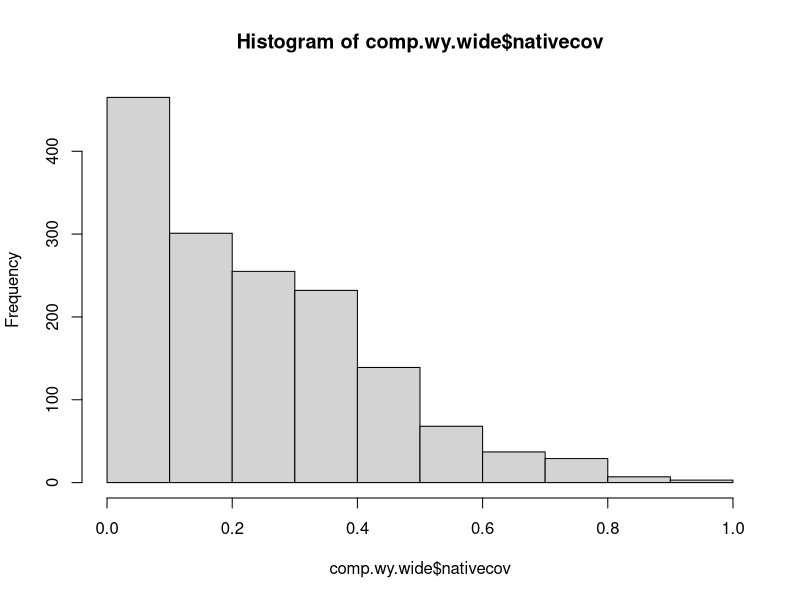
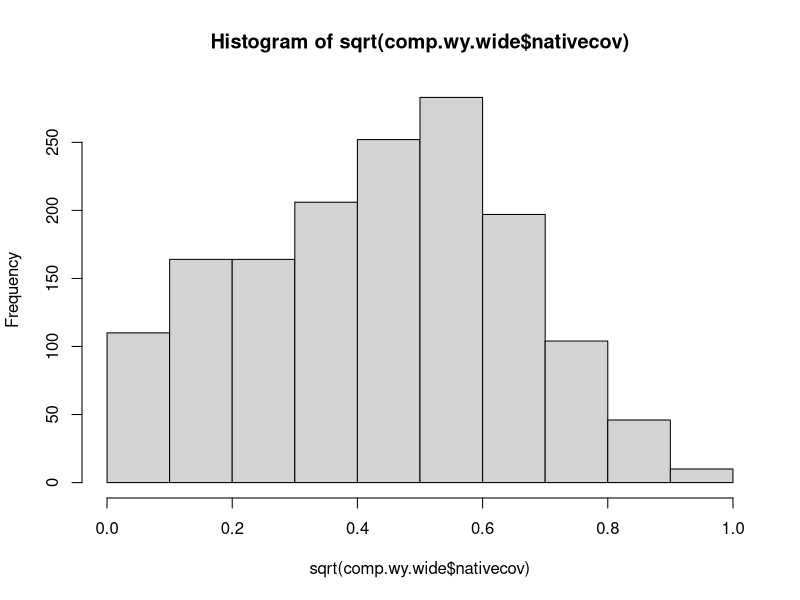
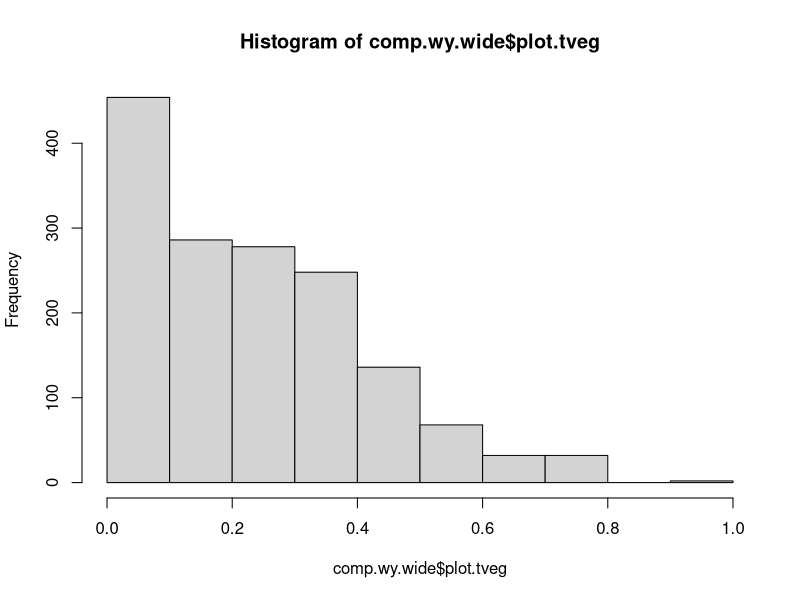
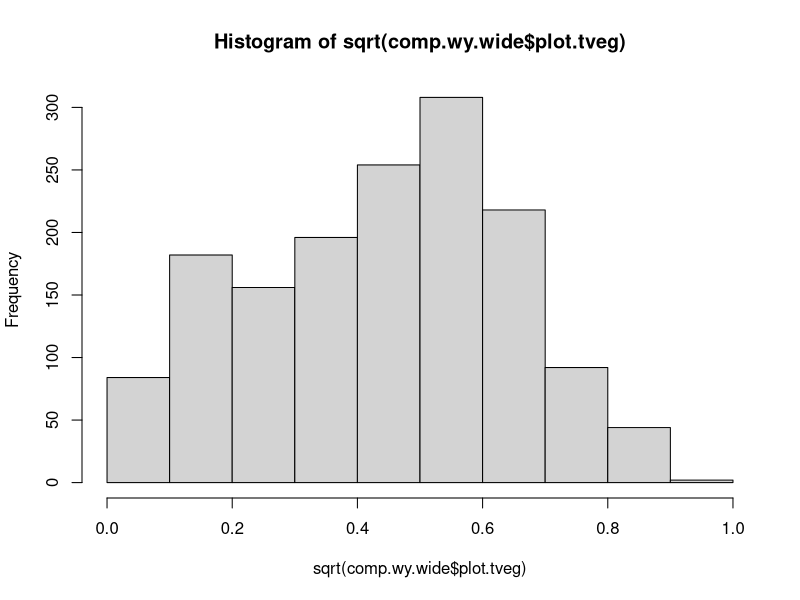
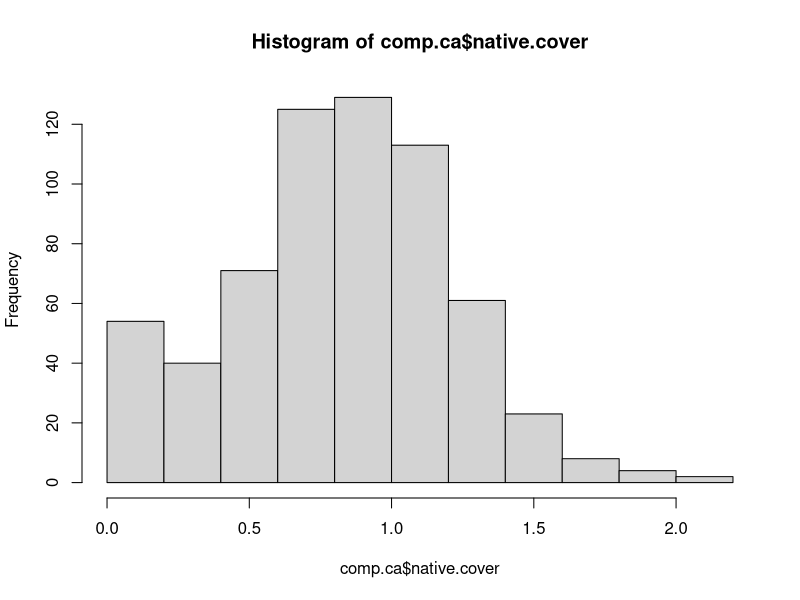
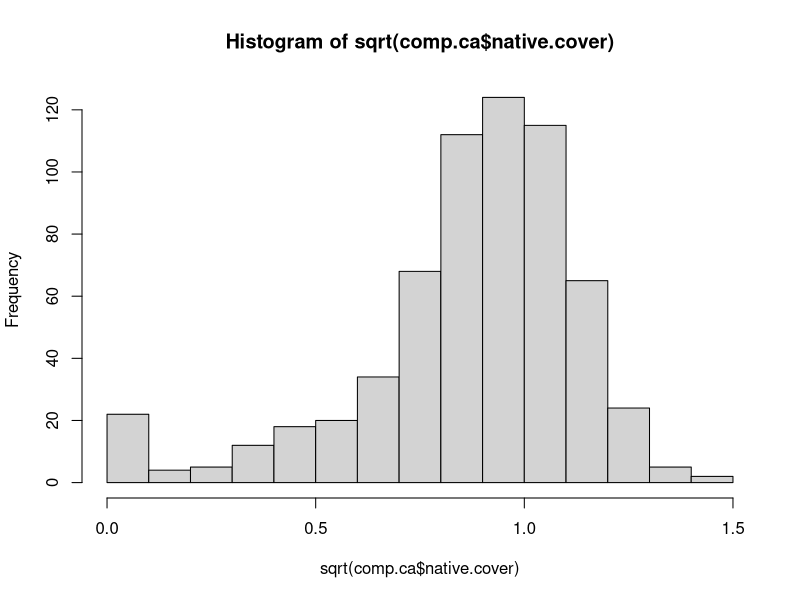
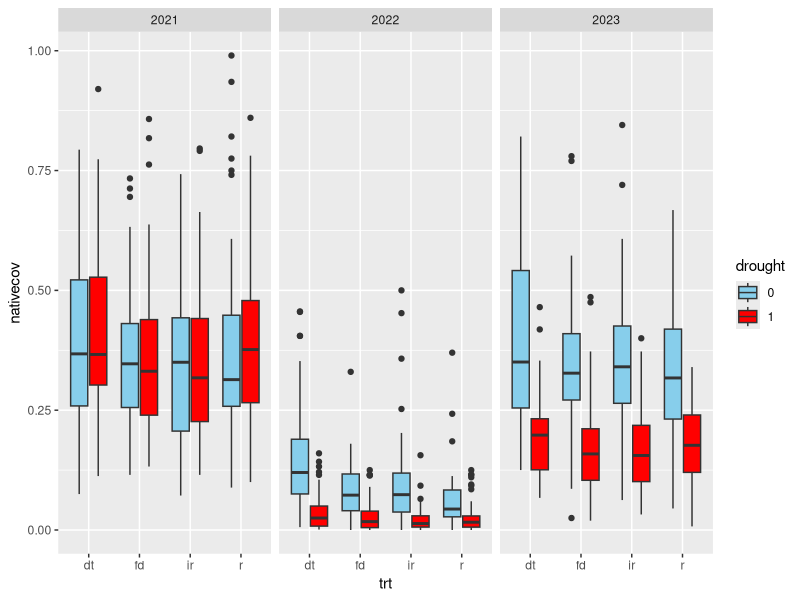
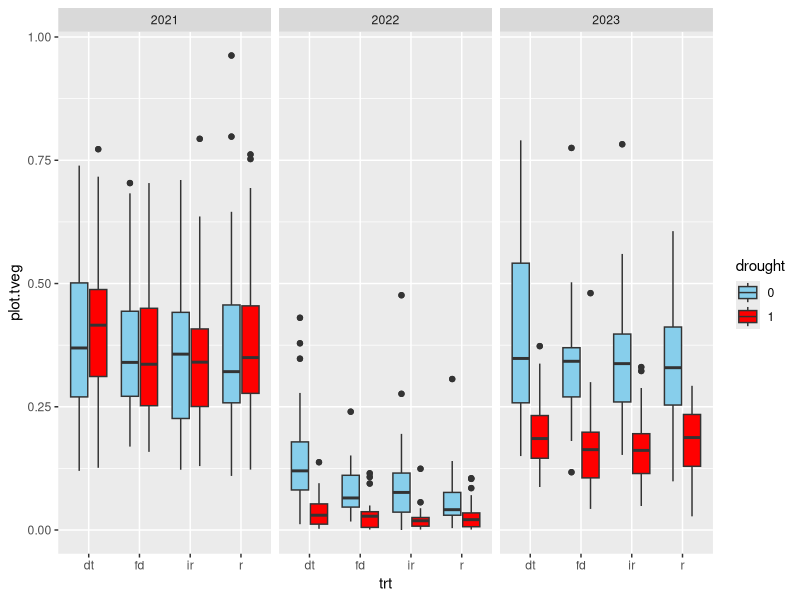

R code for these plots, in order: (Note: this script raises an error after producing the figures.)
#### cover analysis, are drought tolerent communities more tolerent of drought?

## packages
library(tidyverse)
library(lme4)
library(lmerTest)
library(emmeans)

## load in data, clean and modify columns
# WY
comp.wy <- read.csv("data/hpg_total.csv") #Wyoming species comp data 
comp.wy <- comp.wy %>% filter(year != "2020") #remove pre-treatment data
comp.wy$subplot <- as.factor(comp.wy$subplot)
comp.wy$drought <- as.factor(comp.wy$drought)
comp.wy$year<-as.factor(comp.wy$year)
comp.wy$trt <- as.factor(comp.wy$trt)
comp.wy$block <- as.factor(comp.wy$block)
# add invaded locations as 0/1 variable (2023 only)
wy.invaded.23 <- read.csv("data/invasion_loc23.csv") # load data
wy.invaded.23$invaded <-tolower(wy.invaded.23$invaded)
comp.wy <- comp.wy %>%
  mutate(invaded = ifelse(year == 2023, as.integer(paste(block, trt, subplot) %in% paste(wy.invaded.23$block, wy.invaded.23$trt, wy.invaded.23$invaded)), NA_integer_))
rm(wy.invaded.23)# remove invasion data
# make unique plot variable
comp.wy <- comp.wy %>% unite(plot, c(block, trt, subplot), sep = ".", remove=F) 
# calculate cover native per subplot and add to data
fornativecover <- comp.wy %>% filter(species!="BG"&
                        species!="Litter"&
                        native == "N") %>% #only native live veg
  group_by(year,block,trt,subplot) %>% 
  summarize(nativecov = sum(cover, na.rm=T)) #summarize total live veg per subplot
comp.wy <- merge(comp.wy,fornativecover, all.x = T)
# make wide for analysis and matching CA data
comp.wy.wide <- comp.wy %>% select(-c("prob","native","graminoid")) #columns to drop 
comp.wy.wide <- comp.wy.wide %>% pivot_wider(id_cols = c("year","block","trt","subplot","drought",
                                                         "nativecov","BG", "Litter","plot", "invaded"), 
                                names_from = "species", 
                                values_from = "cover")
comp.wy.wide$nativecov <- comp.wy.wide$nativecov/100  # make native live veg % a proportion to match CA data

# calculate cover native per PLOT (averaged per subplot)
forplotcover <- comp.wy %>% group_by(year,block,trt,species) %>% 
  mutate(species.plotmean = mean(cover)) #mean per species per PLOT
forplotcover2 <- forplotcover %>% filter(species!="BG"&
           species!="Litter"&
           native == "N" &
             subplot == "n") %>% #only native live veg
  group_by(year,block,trt) %>% 
  summarize(plot.tveg = sum(species.plotmean, na.rm=T)) #summarize total live veg per PLOT
comp.wy.wide <- merge(comp.wy.wide,forplotcover2, by=c("year","block","trt"),all.x = T)
comp.wy.wide$plot.tveg <- comp.wy.wide$plot.tveg/100  # make native live veg % a proportion to match CA data

# CA
comp.ca <- read.csv("data/Species_Composition_allyears.csv") #read in California comp data
comp.ca <- comp.ca[,c(1:57)] #remove empty columns
comp.ca$fesper.seeded <- as.factor(comp.ca$fesper.seeded)
comp.ca$fesper.present <- as.factor(comp.ca$fesper.present)
comp.ca$water <- as.factor(comp.ca$water)
comp.ca$year<-as.factor(comp.ca$Year)
comp.ca$trt <- as.factor(comp.ca$trt)
comp.ca$block <- as.factor(comp.ca$block)
#make ca long
#comp.ca.long <- comp.ca %>% pivot_longer(cols = c(18:57), 
#                                         names_to = "species", 
#                                         values_to = "cover")


### data summary
# look at response variable in each dataset
hist(comp.wy.wide$nativecov) # native cover in WY is left skewed
hist(sqrt(comp.wy.wide$nativecov)) # good transformation for normalizing data
hist(comp.wy.wide$plot.tveg) # native cover (mean plot) in WY is also skewed
hist(sqrt(comp.wy.wide$plot.tveg)) # same transformation works for normalizing data

hist(comp.ca$native.cover) # native cover in CA is not skewed
hist(sqrt(comp.ca$native.cover)) # but transform to match


### visualize
# WY
droughtcolswy <- c("0"="skyblue", "1"="red") #create variable for color
ggplot(comp.wy.wide, aes(y=nativecov, x=trt, fill=drought))+ #subplot 
  geom_boxplot()+
  scale_fill_manual(values = droughtcolswy)+
  facet_wrap(~year)
ggplot(comp.wy.wide, aes(y=plot.tveg, x=trt, fill=drought))+ #plot
  geom_boxplot()+
  scale_fill_manual(values = droughtcolswy)+
  facet_wrap(~year)

# CA
#droughtcolsca <- c(".5"="skyblue", "1.25"="red")
ggplot(comp.ca, aes(y=native.cover, x=trt, fill=water))+
  geom_boxplot()+
  #scale_fill_manual(values = droughtcolsca)+
  facet_wrap(~Year)


### modelling native community cover as a function of drought and seeding community
# WY 
comp.wy.wide$trt <- relevel(comp.wy.wide$trt, ref = "r") #make random communities the reference level

m0.wy <- lmer(sqrt(nativecov) ~ trt * drought + (1 | year) + (1 | block), data = comp.wy.wide)
summary(m0.wy) # simplest model, but doesn't account for invasion in 2023
m1.wy <- lmer(sqrt(nativecov) ~ trt * drought + (1 | year) + (1 | block) + (1|plot), data = comp.wy.wide)
summary(m1.wy) # plot can account for plot effect
anova(m0.wy,m1.wy) # plot does not improve model statistically, but should be retained

subun <- comp.wy.wide %>% filter(invaded == 0 | is.na(invaded)) #subset data for uninvaded only
m2.wy <- lmer(sqrt(nativecov) ~ trt * drought  + (1 | year) + (1 | block), data = subun) #without invaded
summary(m2.wy) #fd and fd*drought drop out

## Best model:
summary(m1.wy)
anova(m1.wy)

# assess random effects
var_components <- VarCorr(m1.wy)
# Assuming 'var_components' is the output from VarCorr
residual_variance <- attr(var_components, "sc")^2  # residual variance
# Total variance is the sum of residual variance and variance between groups
total_variance <- residual_variance + sum(diag(var_components))
# Calculate ICC
icc <- between_group_variance / total_variance
# Calculate ICC for each random effect
icc_random_effect1 <- var_components$year[1] / total_variance #.582
icc_random_effect2 <- var_components$block[1] / total_variance #.066

## test for differences when using plot instead of subplot (more like CA)
m1.wy.plot <- lmer(sqrt(plot.tveg) ~ trt * drought + (1 | year) + (1|plot), data = comp.wy.wide)
summary(m1.wy.plot) # plot or block, but not both (plot matches subplot model)
# appears to be little to no difference when using plot in WY 
# plus, using plot matches what I was using for smaller sample size CA models
anova(m1.wy.plot,m1.wy.plotb)
AIC(m1.wy.plot)

# new best model
summary(m1.wy.plot)
anova(m1.wy.plot)
emm.wy <- emmeans(m1.wy.plot, c("trt","drought"))
pairs(emm.wy) # significant differences between most groups (but not much in drought)

### CA
comp.ca$trt <- relevel(comp.ca$trt, ref = "R") # random as reference level
comp.ca$water <- relevel(comp.ca$water, ref = "1.25") # water as reference level (drought = treatment)

m0.ca <- lmer(sqrt(native.cover) ~ trt * water + (1 | Year) + (1 | block) + (1| plot), data = comp.ca)
summary(m0.ca) # this matches WY model, but not converging (can't have block + plot)
m1.ca <- lmer(sqrt(native.cover) ~ trt * water + (1 | Year) + (1 | plot), data = comp.ca)
summary(m1.ca) 
# plot probably makes more sense given design and more variance is explained in plot than block
anova(m1.ca,m1.cab)

# best model
summary(m1.ca) 
anova(m1.ca)
emm.ca <- emmeans(m1.ca, c("trt","water"))
pairs(emm.ca) # not really significant differences between any groups

# assess random effects
var_componentsca <- VarCorr(m1.ca)
# Assuming 'var_components' is the output from VarCorr
residual_varianceca <- attr(var_componentsca, "sc")^2  # residual variance
# Total variance is the sum of residual variance and variance between groups
total_varianceca <- residual_varianceca + sum(diag(var_componentsca))
# Calculate ICC
icc <- between_group_varianceca / total_varianceca
# Calculate ICC for each random effect
icc_random_effect1ca <- var_componentsca$Year[1] / total_varianceca
icc_random_effect2ca <- var_componentsca$block[1] / total_varianceca
